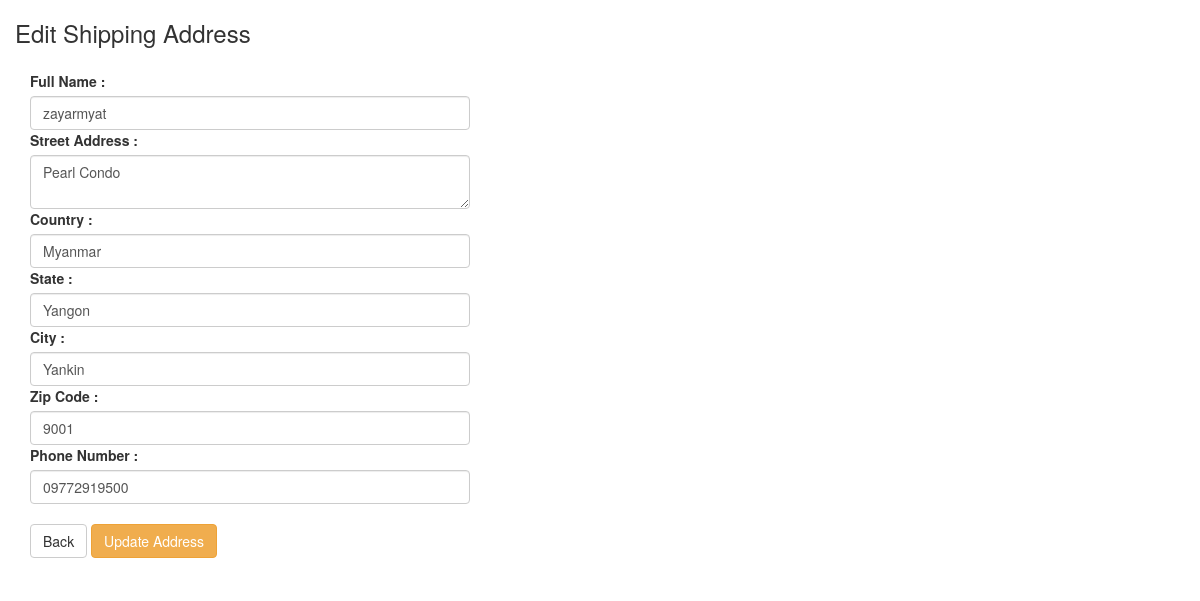
Page /shipping_edit.php?id=48 (signed in) on the committed database.
### tables this page shows
CREATE TABLE `shipping` (
  `shipping_id` int(11) NOT NULL,
  `full_name` varchar(255) NOT NULL,
  `email` varchar(255) NOT NULL,
  `store_id` int(11) NOT NULL,
  `phone` varchar(255) NOT NULL,
  `status` varchar(255) NOT NULL,
  `shipping_type` varchar(255) NOT NULL,
  `street_address` varchar(255) NOT NULL,
  `country` varchar(100) NOT NULL,
  `state` varchar(100) NOT NULL,
  `city` varchar(100) NOT NULL,
  `zipcode` int(11) NOT NULL,
  `created_date` datetime NOT NULL,
  `modified_date` datetime NOT NULL,
  `shipping_time` datetime NOT NULL
);

### shipping_edit.php (the view, shortened to what this page needs)
<?php
   include('confs/config.php');
   include('header.php');
    $id = $_GET['id'];
   $result = mysqli_query($mysqli,"SELECT * FROM shipping WHERE shipping_id=$id");
   $row = mysqli_fetch_assoc($result);
?>
<div class="col-md-5">
 <h3>Edit Shipping Address</h3>
	    				<div class="panel-body">
                        <form method="post" action="" enctype="multipart/form-data">
                        <label>Full Name : </label>
                        <input type="text" name="name"  class="form-control" value="<?php echo $row['full_name'] ?>" />
                        <label>Street Address : </label>
                        <textarea type="text" name="street"  class="form-control"><?php echo $row['street_address'] ?></textarea>
                        <label>Country : </label>
                        <input type="text" name="country"  class="form-control"
                        value="<?php echo $row['country'] ?>"/>
                        <label>State : </label>
                        <input type="text" name="state"  class="form-control"
                       value="<?php echo $row['state'] ?>"/>
                        <label>City : </label>
                        <input type="text" name="city"  class="form-control" value="<?php echo $row['city'] ?>"/>
                        <label>Zip Code : </label>
                        <input type="text" name="zip"  class="form-control" value="<?php echo $row['zipcode'] ?>"/>
                        <label>Phone Number : </label>
                        <input type="text" name="phone"  class="form-control"
                        value="<?php echo $row['phone'] ?>"/>
                        <br>
                        <a href="shipping_info.php" class="btn btn-default"> Back</a>
                        <input type="submit" name="submit" value="Update Address" class="btn btn-warning">
                        </form>
                        </div>
                        </div>

### rows in the picture
shipping: name "zayarmyat", street "Pearl Condo", country "Myanmar", state "Yangon", city "Yankin", zip "9001", phone "09772919500"
